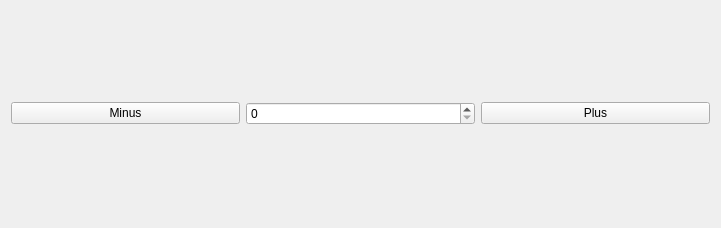
<?xml version="1.0" encoding="UTF-8"?>
<ui version="4.0">
 <class>Widget</class>
 <widget class="QWidget" name="Widget">
  <property name="geometry">
   <rect>
    <x>0</x>
    <y>0</y>
    <width>721</width>
    <height>228</height>
   </rect>
  </property>
  <property name="windowTitle">
   <string>Widget</string>
  </property>
  <layout class="QVBoxLayout" name="verticalLayout">
   <item>
    <layout class="QHBoxLayout" name="horizontalLayout">
     <item>
      <widget class="QPushButton" name="minusbutton">
       <property name="text">
        <string>Minus</string>
       </property>
      </widget>
     </item>
     <item>
      <widget class="QSpinBox" name="spinBox"/>
     </item>
     <item>
      <widget class="QPushButton" name="plusbutton">
       <property name="text">
        <string>Plus</string>
       </property>
      </widget>
     </item>
    </layout>
   </item>
  </layout>
 </widget>
 <resources/>
 <connections/>
</ui>
